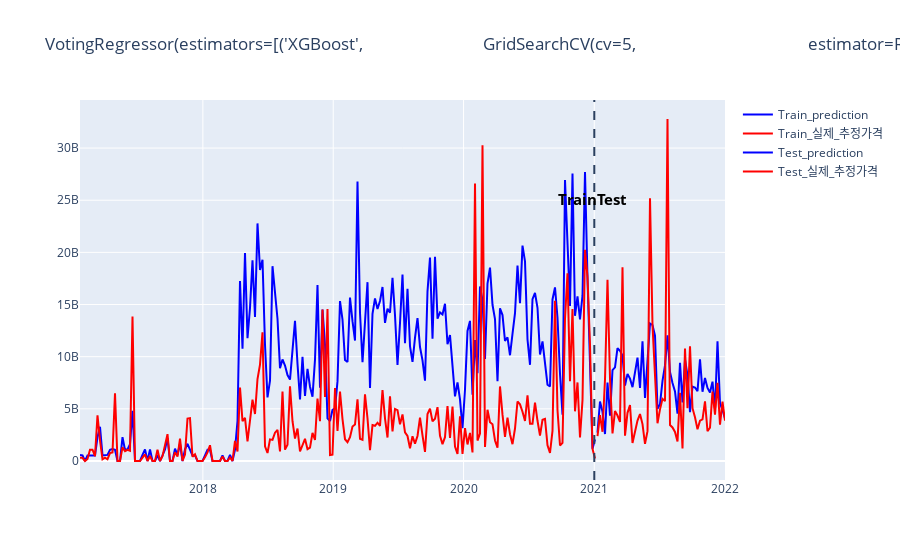

The cell this chart's notebook holds for it:
### Code cell
model_r2_score(Voting)

### Figure 1 — Plotly figure (JSON) as saved in the notebook; plotly's stock layout.template omitted (floating-point values rounded to 4 significant figures; data arrays with more than 128 entries replaced by an {"elided": "..."} marker saying what was removed)
{"data": [{"marker": {"color": "blue"}, "name": "Train_prediction", "type": "scatter", "x": {"elided": "207 str values"}, "y": {"elided": "207 float values"}}, {"marker": {"color": "red"}, "name": "Train_실제_추정가격", "type": "scatter", "x": {"elided": "207 str values"}, "y": {"elided": "207 int values"}}, {"marker": {"color": "blue"}, "name": "Test_prediction", "type": "scatter", "x": ["2021-01-10T00:00:00", "2021-01-17T00:00:00", "2021-01-24T00:00:00", "2021-01-31T00:00:00", "2021-02-07T00:00:00", "2021-02-14T00:00:00", "2021-02-21T00:00:00", "2021-02-28T00:00:00", "2021-03-07T00:00:00", "2021-03-14T00:00:00", "2021-03-21T00:00:00", "2021-03-28T00:00:00", "2021-04-04T00:00:00", "2021-04-11T00:00:00", "2021-04-18T00:00:00", "2021-04-25T00:00:00", "2021-05-02T00:00:00", "2021-05-09T00:00:00", "2021-05-16T00:00:00", "2021-05-23T00:00:00", "2021-05-30T00:00:00", "2021-06-06T00:00:00", "2021-06-13T00:00:00", "2021-06-20T00:00:00", "2021-06-27T00:00:00", "2021-07-04T00:00:00", "2021-07-11T00:00:00", "2021-07-18T00:00:00", "2021-07-25T00:00:00", "2021-08-01T00:00:00", "2021-08-08T00:00:00", "2021-08-15T00:00:00", "2021-08-22T00:00:00", "2021-08-29T00:00:00", "2021-09-05T00:00:00", "2021-09-12T00:00:00", "2021-09-19T00:00:00", "2021-09-26T00:00:00", "2021-10-03T00:00:00", "2021-10-10T00:00:00", "2021-10-17T00:00:00", "2021-10-24T00:00:00", "2021-10-31T00:00:00", "2021-11-07T00:00:00", "2021-11-14T00:00:00", "2021-11-21T00:00:00", "2021-11-28T00:00:00", "2021-12-05T00:00:00", "2021-12-12T00:00:00", "2021-12-19T00:00:00", "2021-12-26T00:00:00", "2022-01-02T00:00:00"], "y": [2716000000.0, 5705000000.0, 4720000000.0, 2585000000.0, 7514000000.0, 4344000000.0, 8704000000.0, 8971000000.0, 10810000000.0, 10560000000.0, 10100000000.0, 7224000000.0, 8355000000.0, 7899000000.0, 7080000000.0, 8432000000.0, 9909000000.0, 7010000000.0, 11470000000.0, 6039000000.0, 9349000000.0, 13190000000.0, 13040000000.0, 12010000000.0, 4993000000.0, 5456000000.0, 7690000000.0, 9161000000.0, 12050000000.0, 8524000000.0, 7486000000.0, 6674000000.0, 4533000000.0, 9407000000.0, 5604000000.0, 9736000000.0, 8243000000.0, 4679000000.0, 7137000000.0, 7048000000.0, 6697000000.0, 9738000000.0, 6642000000.0, 7952000000.0, 7003000000.0, 6560000000.0, 7606000000.0, 4928000000.0, 11480000000.0, 5540000000.0, 4902000000.0, 4081000000.0]}, {"marker": {"color": "red"}, "name": "Test_실제_추정가격", "type": "scatter", "x": ["2021-01-10T00:00:00", "2021-01-17T00:00:00", "2021-01-24T00:00:00", "2021-01-31T00:00:00", "2021-02-07T00:00:00", "2021-02-14T00:00:00", "2021-02-21T00:00:00", "2021-02-28T00:00:00", "2021-03-07T00:00:00", "2021-03-14T00:00:00", "2021-03-21T00:00:00", "2021-03-28T00:00:00", "2021-04-04T00:00:00", "2021-04-11T00:00:00", "2021-04-18T00:00:00", "2021-04-25T00:00:00", "2021-05-02T00:00:00", "2021-05-09T00:00:00", "2021-05-16T00:00:00", "2021-05-23T00:00:00", "2021-05-30T00:00:00", "2021-06-06T00:00:00", "2021-06-13T00:00:00", "2021-06-20T00:00:00", "2021-06-27T00:00:00", "2021-07-04T00:00:00", "2021-07-11T00:00:00", "2021-07-18T00:00:00", "2021-07-25T00:00:00", "2021-08-01T00:00:00", "2021-08-08T00:00:00", "2021-08-15T00:00:00", "2021-08-22T00:00:00", "2021-08-29T00:00:00", "2021-09-05T00:00:00", "2021-09-12T00:00:00", "2021-09-19T00:00:00", "2021-09-26T00:00:00", "2021-10-03T00:00:00", "2021-10-10T00:00:00", "2021-10-17T00:00:00", "2021-10-24T00:00:00", "2021-10-31T00:00:00", "2021-11-07T00:00:00", "2021-11-14T00:00:00", "2021-11-21T00:00:00", "2021-11-28T00:00:00", "2021-12-05T00:00:00", "2021-12-12T00:00:00", "2021-12-19T00:00:00", "2021-12-26T00:00:00", "2022-01-02T00:00:00"], "y": [2377966787, 4395899950, 2803967137, 7823978000, 17380467508, 7886818720, 2648705760, 4786954720, 4358534720, 3745011130, 18568106108, 2427585345, 4617654362, 5361744120, 1731063220, 2987483530, 3879526928, 4500346716, 3537801805, 1640549096, 2863236880, 25185024540, 13009031520, 8234646740, 3622818155, 4953654600, 5960244594, 5739270830, 32785170227, 3445307830, 3216143535, 2786086600, 1866244100, 6537047500, 1198117760, 10788348610, 5057744260, 10996243400, 5064353600, 4197342800, 3035632259, 3870322107, 3991848734, 5721115636, 2866838400, 3187348960, 6656995778, 4446706730, 7490800024, 3474207800, 5689032000, 3863774080]}], "layout": {"annotations": [{"align": "center", "ax": 40, "ay": -30, "font": {"color": "black", "size": 15}, "showarrow": false, "text": "<b>Test</b>", "x": "2021-02-20", "y": 25120000000.0}, {"align": "center", "ax": 40, "ay": -30, "font": {"color": "black", "size": 15}, "showarrow": false, "text": "<b>Train</b>", "x": "2020-11-15", "y": 25120000000.0}], "shapes": [{"line": {"dash": "dash"}, "type": "line", "x0": "2021-01-01", "x1": "2021-01-01", "xref": "x", "y0": 0, "y1": 1, "yref": "y domain"}], "title": {"text": "VotingRegressor(estimators=[('XGBoost',\n                             GridSearchCV(cv=5,\n                                          estimator=RandomForestRegressor(),\n                                          n_jobs=-1,\n                                          param_grid={'max_depth': [10, 12, 15],\n                                                      'min_samples_leaf': [4, 5,\n                                                                           6],\n                                                      'min_samples_split': [4,\n                                                                            5,\n                                                                            6],\n                                                      'n_estimators': [800,\n                                                                       1000,\n                                                                       1200]},\n                                          scoring='neg_mean_squared_error',\n                                          verbose=True)),\n                            ('Random Forest',\n                             GridSearchCV(cv=5, estimator=ExtraTreesRegressor(),\n                                          n_jobs=-1,\n                                          par...\n                                                                 reg_lambda=None,\n                                                                 scale_pos_weight=None,\n                                                                 subsample=None,\n                                                                 tree_method=None,\n                                                                 validate_parameters=None,\n                                                                 verbosity=None),\n                                          n_jobs=-1,\n                                          param_grid={'learning_rate': [0.02,\n                                                                        0.05,\n                                                                        0.1],\n                                                      'max_depth': [4, 5, 6],\n                                                      'min_samples_leaf': [12,\n                                                                           15],\n                                                      'n_estimators': [200, 500,\n                                                                       750],\n                                                      'subsample': [0.6, 0.7,\n                                                                    0.8]},\n                                          scoring='neg_mean_squared_error',\n                                          verbose=True))],\n                n_jobs=-1, verbose=True, weights=[0.2, 0.6, 0.2])"}}}
